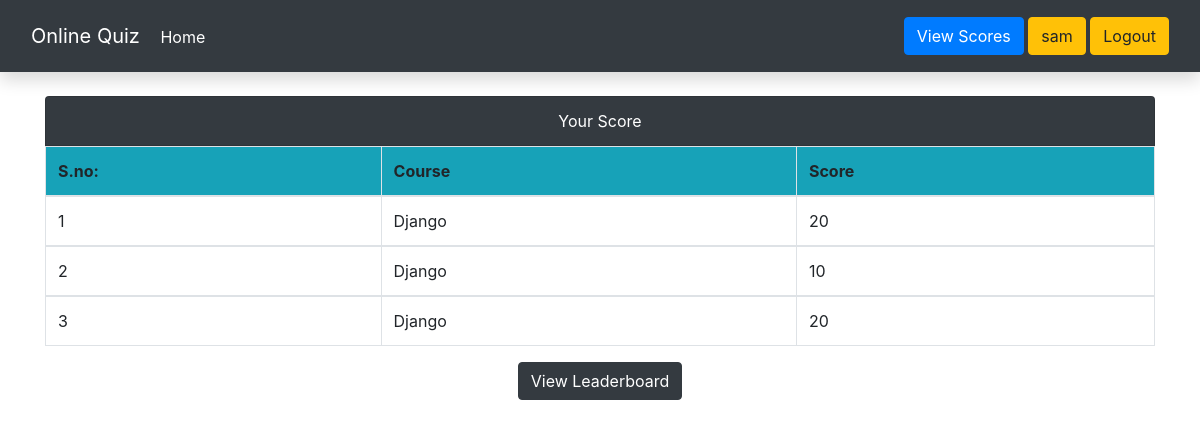
The page /view_score (signed in) on the database as committed earlier.
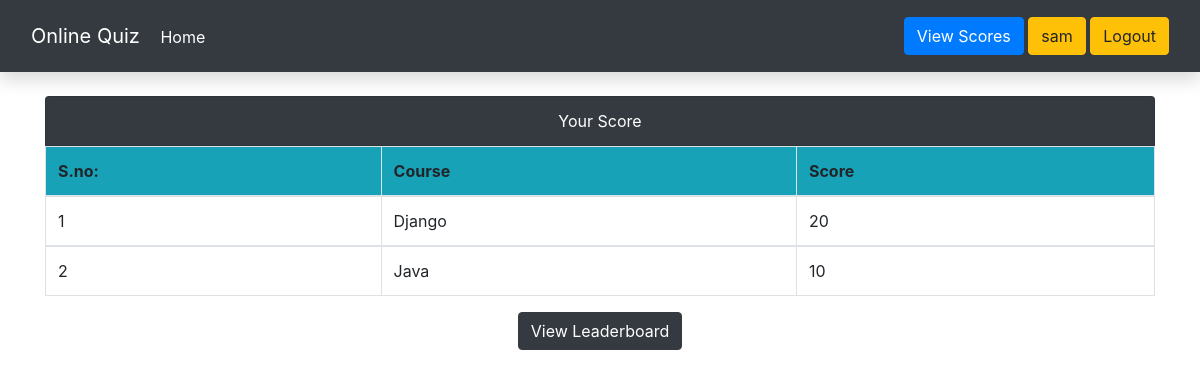
The same page on the database as committed later.
### quiz/models.py (models this page shows, shortened)
class ScoreBoard(models.Model):
    course = models.ForeignKey(Course, on_delete=models.CASCADE)
    user = models.ForeignKey(User, on_delete=models.CASCADE)
    score = models.IntegerField()

class Course(models.Model):
   course_name = models.CharField(max_length=50)

### quiz/views.py (the view)
# urls.py: path('view_score', views.view_score,name="view_score"),
@login_required(login_url='/user/login')
def view_score(request):
    user = request.user
    score = ScoreBoard.objects.filter(user=user)
    context = {'score': score}
    return render(request, 'score.html',context)

### templates/score.html (shortened to what this page needs)
{% extends "base.html" %}
{% block content %}
<div class="container mt-4">
<ul class="list-group">
    <li class="list-group-item bg-dark text-center text-white">Your Score</li>
    {% if score %}
    <table class="table table-bordered table-hover">
        <thead class="bg-info">
          <tr>
            <th scope="col">S.no:</th>
            <th scope="col">Course</th>
            <th scope="col">Score</th>
          </tr>
        </thead>
    {% for s in score %}
    <tbody>
        <tr>
            <td>{{ forloop.counter }}</td>
            <td>{{s.course.course_name}}</td>
            <td>{{s.score}}</td>
        </tr>
    </tbody>
    {% endfor %}
    </table>
    <div class="text-center">
        <a class="btn btn-dark" href="/leaderboard">View Leaderboard</a>
    </div>
    {% endif %}
  </ul>
</div>
{% endblock %}

Rows that differ between the two databases and show on the page:
removed ScoreBoard: course.course_name "Django", score "10"
removed ScoreBoard: course.course_name "Django", score "20"
added ScoreBoard: course.course_name "Java", score "10"
